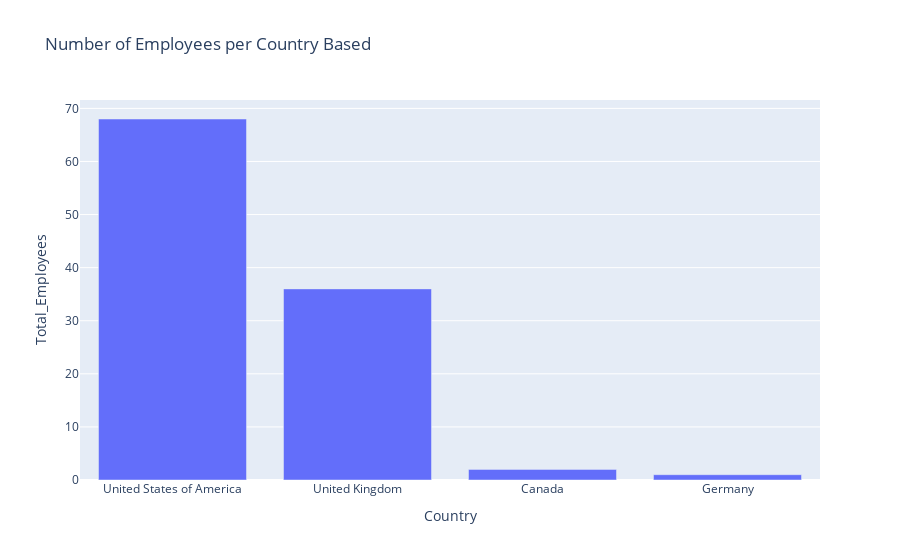

Source (notebook cell):
### Code cell
# Bar Plot

fig = px.bar(df_total_per_country,
             x = 'Country', 
             y = 'Total_Employees',
             title = 'Number of Employees per Country Based')
fig.show()

### Figure 1 — Plotly figure (JSON) as saved in the notebook; plotly's stock layout.template omitted (floating-point values rounded to 4 significant figures)
{"data": [{"alignmentgroup": "True", "hovertemplate": "Country=%{x}<br>Total_Employees=%{y}<extra></extra>", "legendgroup": "", "marker": {"color": "#636efa", "pattern": {"shape": ""}}, "name": "", "offsetgroup": "", "orientation": "v", "showlegend": false, "textposition": "auto", "type": "bar", "x": ["United States of America", "United Kingdom", "Canada", "Germany"], "xaxis": "x", "y": [68, 36, 2, 1], "yaxis": "y"}], "layout": {"barmode": "relative", "legend": {"tracegroupgap": 0}, "title": {"text": "Number of Employees per Country Based"}, "xaxis": {"anchor": "y", "domain": [0, 1], "title": {"text": "Country"}}, "yaxis": {"anchor": "x", "domain": [0, 1], "title": {"text": "Total_Employees"}}}}
